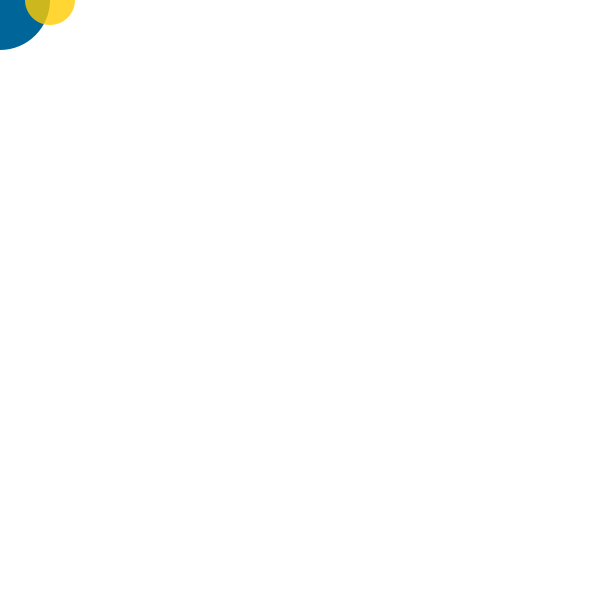
Frame 1 (no input)
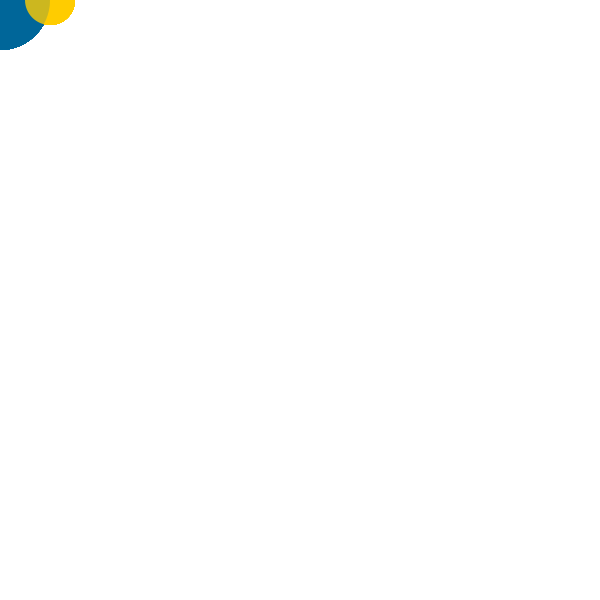
Frame 60 (the mouse pressed at the canvas centre just before this capture)
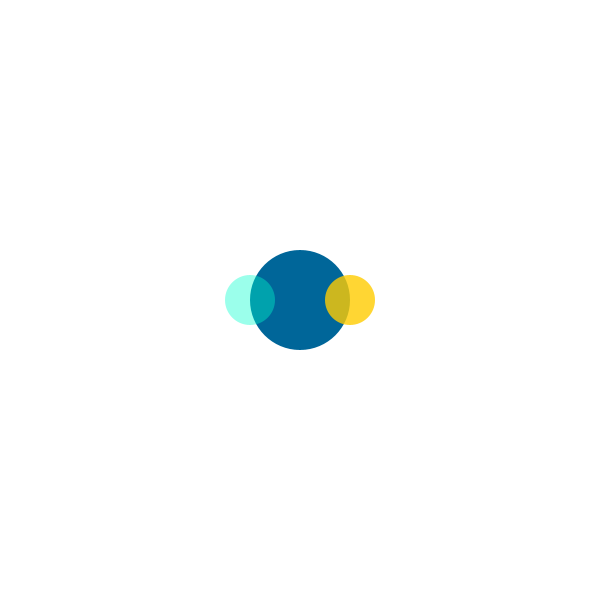
Frame 120 (the mouse held since frame 60 and released just before this capture)

The Processing sketch that drew these frames (run headless with seeded random() and noise(); from frame 60 on, the mouse is pressed at the canvas centre):

// Processing sketch: houseofcode_4_mousepressed_b
// ── houseofcode_4_mousepressed_b.pde
void setup() {
  size(600, 600);
  background(255);
}

void draw() {
  noStroke();
  if (mousePressed) {
    background(255);
  }
  fill(0, 102, 153);
  ellipse(mouseX, mouseY, 100, 100);
  fill(255, 204, 0, 204);
  ellipse(mouseX+50, mouseY, 50, 50);
  fill(0, 255, 204, 100);
  ellipse(mouseX-50, mouseY, 50, 50);
}
